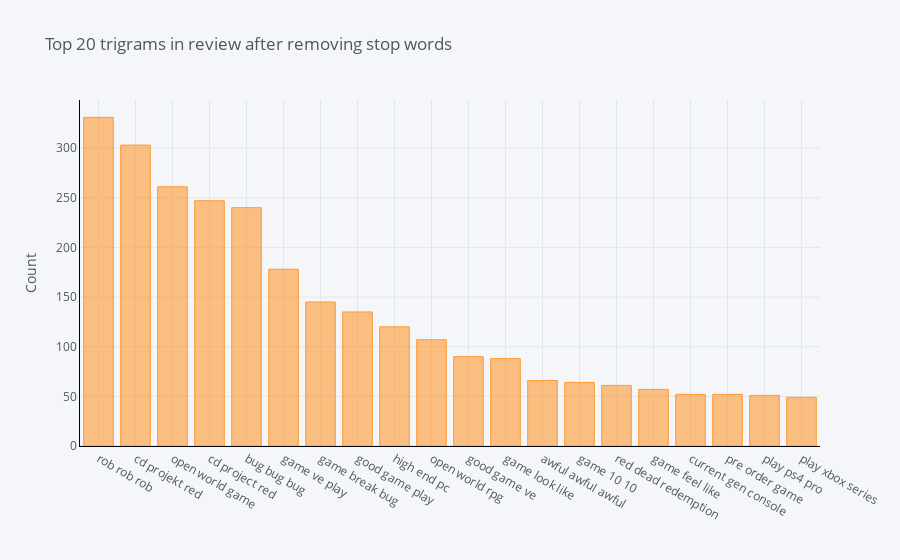

The notebook cell this image was saved under:
### Markdown cell above
### 3-Grams Analysis

### Code cell
def get_top_n_trigram(corpus, n=None):
    vec = CountVectorizer(ngram_range=(3, 3), stop_words='english').fit(corpus)
    bag_of_words = vec.transform(corpus)
    sum_words = bag_of_words.sum(axis=0) 
    words_freq = [(word, sum_words[0, idx]) for word, idx in vec.vocabulary_.items()]
    words_freq =sorted(words_freq, key = lambda x: x[1], reverse=True)
    return words_freq[:n]

common_words = get_top_n_trigram(df_user_rev['lemmatized_user_rev'], 20)

# for word, freq in common_words:
#     print(word, freq)
df6 = pd.DataFrame(common_words, columns = ['ReviewText' , 'count'])
df6.groupby('ReviewText').sum()['count'].sort_values(ascending=False).iplot(
    kind='bar', yTitle='Count', linecolor='black', title='Top 20 trigrams in review after removing stop words')

### Figure 1 — Plotly figure (JSON) as saved in the notebook; plotly's stock layout.template omitted (floating-point values rounded to 4 significant figures)
{"data": [{"marker": {"color": "rgba(255, 153, 51, 0.6)", "line": {"color": "rgba(255, 153, 51, 1.0)", "width": 1}}, "name": "count", "orientation": "v", "text": "", "type": "bar", "x": ["rob rob rob", "cd projekt red", "open world game", "cd project red", "bug bug bug", "game ve play", "game break bug", "good game play", "high end pc", "open world rpg", "good game ve", "game look like", "awful awful awful", "game 10 10", "red dead redemption", "game feel like", "current gen console", "pre order game", "play ps4 pro", "play xbox series"], "y": [331, 303, 261, 247, 240, 178, 145, 135, 120, 107, 90, 88, 66, 64, 61, 57, 52, 52, 51, 49]}], "layout": {"legend": {"bgcolor": "#F5F6F9", "font": {"color": "#4D5663"}}, "paper_bgcolor": "#F5F6F9", "plot_bgcolor": "#F5F6F9", "title": {"font": {"color": "#4D5663"}, "text": "Top 20 trigrams in review after removing stop words"}, "xaxis": {"gridcolor": "#E1E5ED", "linecolor": "black", "showgrid": true, "tickfont": {"color": "#4D5663"}, "title": {"font": {"color": "#4D5663"}, "text": ""}, "zerolinecolor": "#E1E5ED"}, "yaxis": {"gridcolor": "#E1E5ED", "linecolor": "black", "showgrid": true, "tickfont": {"color": "#4D5663"}, "title": {"font": {"color": "#4D5663"}, "text": "Count"}, "zerolinecolor": "#E1E5ED"}}}
